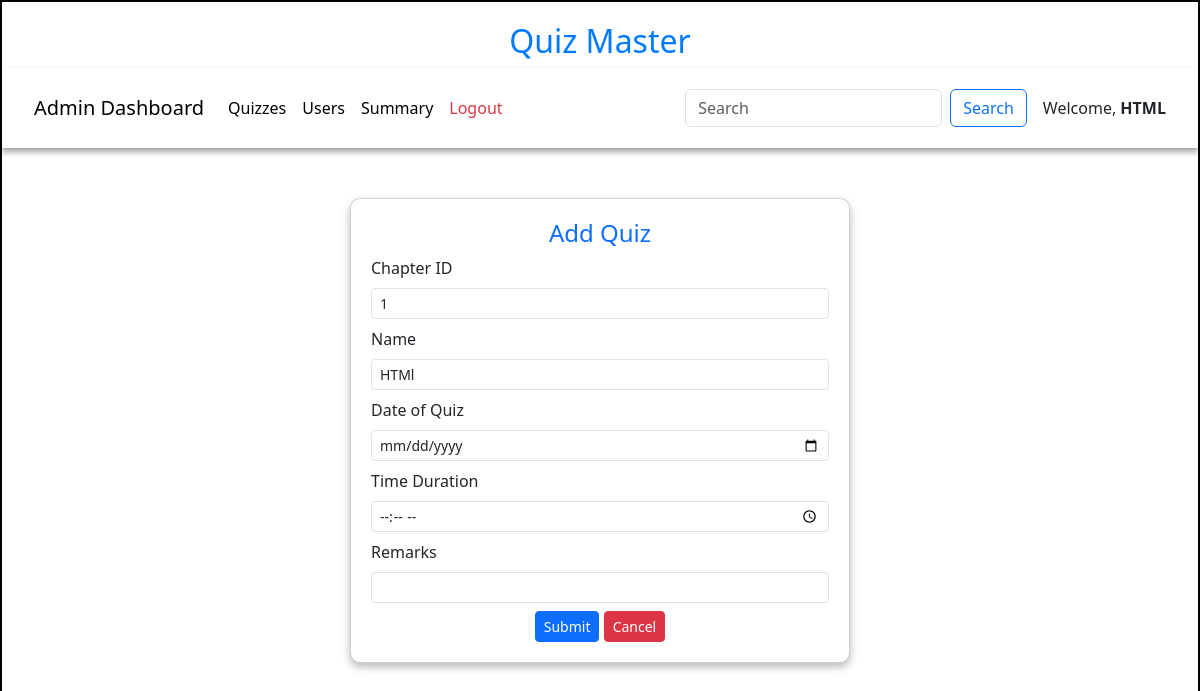
/add_quiz/1/HTML, run on an earlier commit of the app's database.
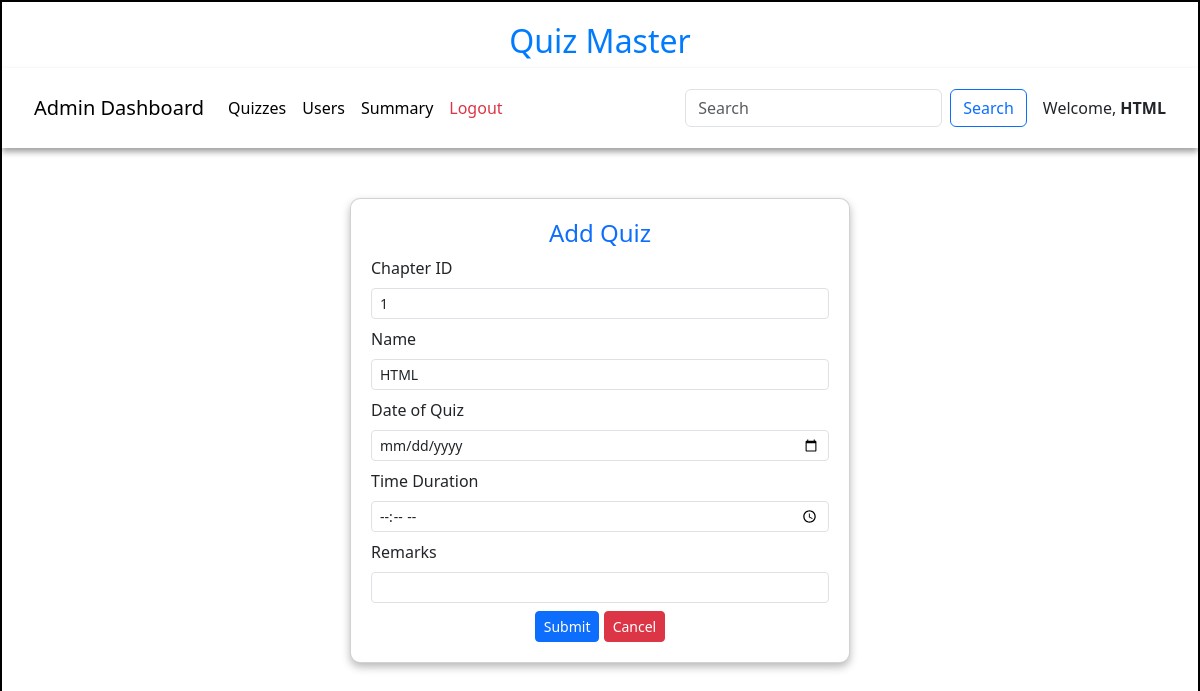
And on a later commit of the database.
### models/models.py (models this page shows)
class Chapter(db.Model):
    id=db.Column(db.Integer,primary_key=True)
    name=db.Column(db.String,unique=True,nullable=False)
    description=db.Column(db.String)
    Subject_id = db.Column(db.Integer,db.ForeignKey("subject.id"),nullable=False)
    quizes = db.relationship("Quiz",cascade="all,delete",backref="chapter",lazy=True)

### controllers/controller.py (the view, shortened to what this page needs)
@app.route('/add_quiz/<id>/<name>',methods=["GET","POST"])
def add_quiz(id,name):
    today = datetime.today().date()
    chap = get_chapter(id)
    return render_template("add_quiz.html",name=name,chapter=chap,msg="")

### controllers/controller.py (called while the page is built)
def  get_chapter(id):
    chapter = Chapter.query.filter_by(id=id).first()
    return chapter

### templates/add_quiz.html (shortened to what this page needs)
<!DOCTYPE html>
<html lang="en">
<head>
    <link href="https://cdn.jsdelivr.net/npm/bootstrap@5.3.3/dist/css/bootstrap.min.css" rel="stylesheet">
    <link rel="stylesheet" href="/static/css/style.css">
</head>
<body>
    <div id="container">
        <h1 id="heading">Quiz Master</h1>
        <nav class="navbar navbar-expand-lg navbar-light bg-white">
            <div class="container-fluid">
                <a class="navbar-brand">Admin Dashboard</a>
                <div class="collapse navbar-collapse" id="navbarNav">
                    <ul class="navbar-nav me-auto">
                        <li class="nav-item">
                            <a class="nav-link active" href="/quiz_dashboard/{{name}}">Quizzes</a>
                        </li>
                        <li class="nav-item">
                            <a class="nav-link active" href="/admin_users/{{name}}">Users</a>
                        </li>
                        <li class="nav-item">
                            <a class="nav-link active" href="/admin_summary/{{name}}">Summary</a>
                        </li>
                        <li class="nav-item">
                            <a class="nav-link text-danger" href="/login">Logout</a>
                        </li>
                    </ul>
                    <form class="d-flex" method="POST" action="#">
                        <input class="form-control me-2" type="search" placeholder="Search" name="search_txt" id="search_txt">
                        <button class="btn btn-outline-primary" type="submit">Search</button>
                    </form>
                </div>
                <span class="ms-3">Welcome, <strong>{{name}}</strong></span>
            </div>
        </nav>
        <div id="add_quiz-panel" style="margin: auto;margin-top: 50px; width: 500px;">
            <div class="card">
            <h4 class="text-center text-primary">Add Quiz</h4>
            <form action="/add_quiz/{{chapter.id}}/{{name}}" method="POST">
                <div class="mb-2">
                    <label for="s_id" class="form-label">Chapter ID</label>
                    <input type="number" class="form-control form-control-sm" id="s_id" name="s_id" value="{{chapter.id}}" readonly>
                </div>
                <div class="mb-2">
                    <label for="quiz_name" class="form-label">Name</label>
                    <input type="text" class="form-control form-control-sm" id="quiz_name" name="quiz_name" value="{{chapter.name}}">
                </div>
                <div class="mb-2">
                    <label for="date_of_quiz" class="form-label">Date of Quiz</label>
                    <input type="date" class="form-control form-control-sm" id="date_of_quiz" name="date_of_quiz" >
                </div>
                <div class="mb-2">
                    <label for="time_duration" class="form-label">Time Duration</label>
                    <input type="time" class="form-control form-control-sm" id="time_duration" name="time_duration">
                </div>
                <div class="mb-2">
                    <label for="remarks" class="form-label">Remarks</label>
                    <input type="text" class="form-control form-control-sm" id="remarks" name="remarks">
                </div>
                <div class="text-center">
                    <button type="submit" class="btn btn-primary btn-sm">Submit</button>
                    <a href="/admin/{{name}}" class="btn btn-danger btn-sm">Cancel</a>
                </div>
            </form>
        </div>
        </div>
    </div>
</body>
</html>

What changed in the data, as far as the page shows it:
changed Chapter "HTML": quiz_name "HTMl" → "HTML"
